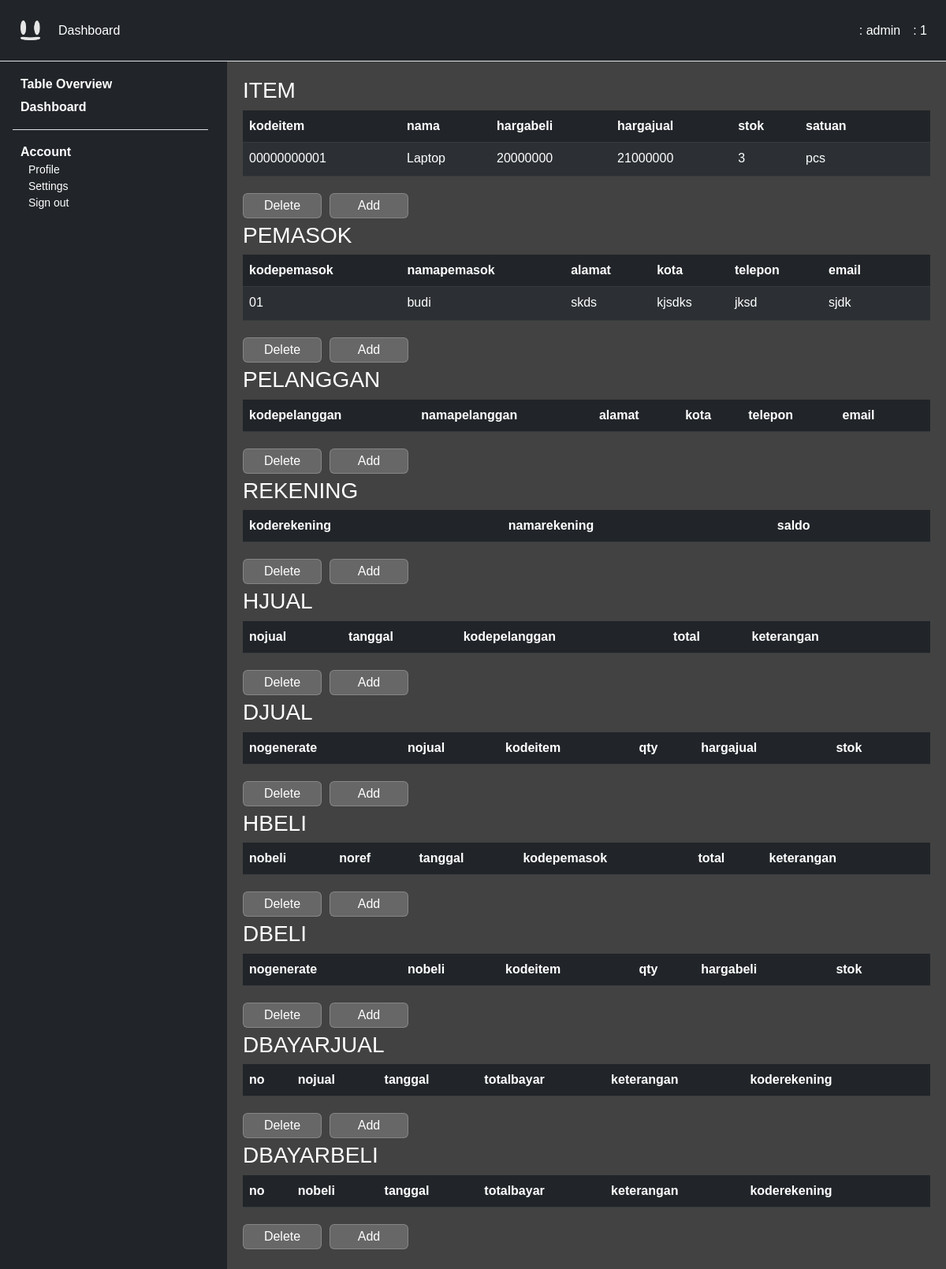
Before: /dashboard/?tview=all (signed in) with the older database file.
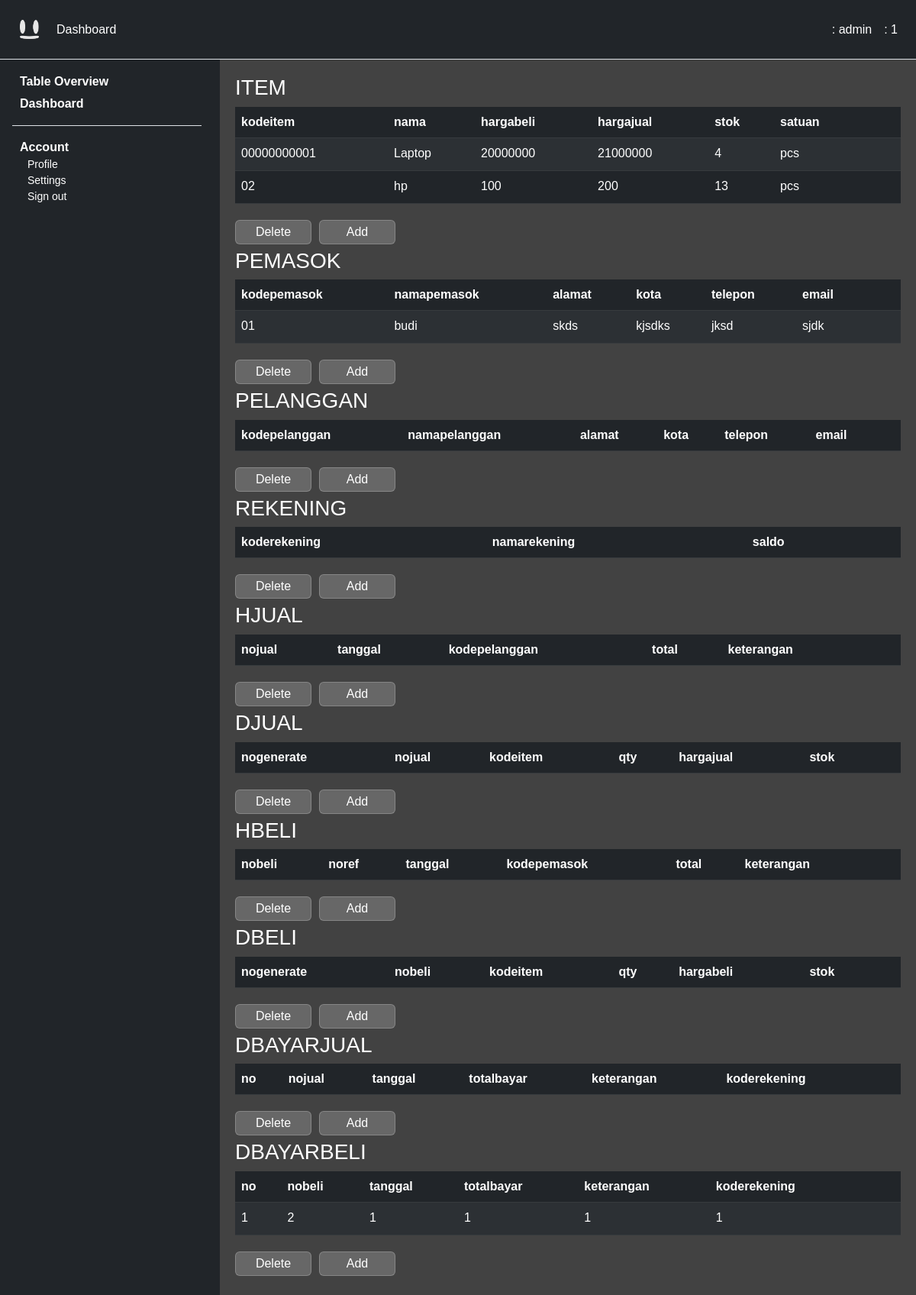
After: the same page with the newer database file.
### tables this page shows
CREATE TABLE item (
    kodeitem VARCHAR(5) PRIMARY KEY,
    nama VARCHAR(255),
    hargabeli DOUBLE,
    hargajual DOUBLE,
    stok DOUBLE,
    satuan VARCHAR(10)
);

CREATE TABLE pemasok (
    kodepemasok VARCHAR(5) PRIMARY KEY,
    namapemasok VARCHAR(50),
    alamat VARCHAR(255),
    kota VARCHAR(25),
    telepon VARCHAR(15),
    email VARCHAR(255)
);

CREATE TABLE dbayarbeli (
    no INTEGER PRIMARY KEY AUTOINCREMENT,
    nobeli VARCHAR(10),
    tanggal DATETIME,
    totalbayar DOUBLE,
    keterangan VARCHAR(255),
    koderekening VARCHAR(5),
    FOREIGN KEY (nobeli) REFERENCES hbeli(nobeli),
    FOREIGN KEY (koderekening) REFERENCES rekening(koderekening)
);

### php-component/table.php (the view, shortened to what this page needs)
<?php
function connect_db() {
    $db = new SQLite3('../db/database.db');
    return $db;
}
function add_data(&$table_name, &$template, &$template_t) {
    $table_name = array("item", "pemasok", "pelanggan", "rekening", "hjual", "djual", "hbeli", "dbeli", "dbayarjual", "dbayarbeli");
    $template = array(
        array("kodeitem", "nama", "hargabeli", "hargajual", "stok", "satuan"),
        array("kodepemasok", "namapemasok", "alamat", "kota", "telepon", "email"),
        array("kodepelanggan", "namapelanggan", "alamat", "kota", "telepon", "email"),
        array("koderekening", "namarekening", "saldo"),
        array("nojual", "tanggal", "kodepelanggan", "total", "keterangan"),
        array("nogenerate", "nojual", "kodeitem", "qty", "hargajual", "stok"),
        array("nobeli", "noref", "tanggal", "kodepemasok", "total", "keterangan"),
        array("nogenerate", "nobeli", "kodeitem", "qty", "hargabeli", "stok"),
        array("no", "nojual", "tanggal", "totalbayar", "keterangan", "koderekening"),
        array("no", "nobeli", "tanggal", "totalbayar", "keterangan", "koderekening"),
    );
}
function makeTable($dest) {
    $db = connect_db();
    $table_name = array();
    $template = array();
    $template_t = array();
    add_data($table_name, $template, $template_t);
    for ($i=0; $i < count($table_name); $i++) {
        $name_upper = strtoupper($table_name[$i]);
        $name = $table_name[$i];
        echo "<div class='table-responsive'>";
        echo "<h3>$name_upper</h3>";
        echo "<table class='table table-dark table-striped'>";
        echo "<thead>";
        echo "<tr>";
        for ($j=0; $j < count($template[$i]); $j++) {
            echo "<th>" . $template[$i][$j] . "</th>";
        }
        echo "<td></td>";
        echo "</tr>";
        echo "</thead>";
        echo "<tbody>";
        $results = $db->query("select * from $name;");
        while ($row= $results->fetchArray()) {
            $current_id = $row[$template[$i][0]];
            echo "<tr>";
            for ($j=0; $j < count($template[$i]); $j++) {
                echo "<td>" . $row[$template[$i][$j]] . "</td>";
            }
            echo "<td>";
            echo "<form method='post' action=$dest>";
            echo "<button name='edit-$name' type='submit' class='btn text-white' value='$current_id'>&nbsp<i class='nf nf-fa-edit'></i>&nbsp</button>";
            echo "</form>";
            echo "</td>";
            echo "</tr>";
        }
        echo "</tbody>";
        echo "</table>";
        echo "</div>";
        echo "<form action='$dest' method='post' class='inline-button'>";
        echo "<input class='table-button' type='submit' name='del-$name' value='Delete'>";
        echo "<input class='table-button' type='submit' name='add-$name' value='Add'>";
        echo "</form>";
    }
}
?>

### dashboard/index.php (shortened to what this page needs)
<!doctype html>
<html lang="en">
    <head>
        <link rel="stylesheet" href="/css/style.css" />
        <link
        href="https://cdn.jsdelivr.net/npm/bootstrap@5.2.3/dist/css/bootstrap.min.css"
        rel="stylesheet"
    />
    </head>
    <body class="dark-bg-custom">
        <div id="header">
            <?php
            include '../php-component/header.php';
            ?>
        </div>
        <div id="sidebar">
            <?php
            include '../php-component/sidebar.php';
            ?>
        </div>
        <div class="content">
            <div id="content-real">
                <?php
                include '../php-component/table.php';
                if (isset($_GET["tview"])) {
                    if ($_GET["tview"] == "all") {
                        $dest = "/dashboard/?tview=all";
                        if ($_SESSION["user type"] == 1) {
                            echo "<div class='table-start' id='table-pos'>";
                            makeTable($dest);
                            echo "</div>";
                        } else {echo "<h1>Illegal access.</h1>";}
                    } else {
                        if (isset($_SESSION["displayed"])) {
                            unset($_SESSION["displayed"]);
                        }
                    }
                } else {
                    if (isset($_SESSION["displayed"])) {
                        unset($_SESSION["displayed"]);
                    }
                }
                ?>
            </div>
        </div>
    </body>
</html>

### php-component/header.php
<header class="p-3 text bg-dark border-bottom">
    <div
        class="d-flex flex-wrap align-items-center justify-content-center justify-content-lg-start"
    >
        <a
            href="/index.php"
            class="d-flex align-items-center mb-2 mb-lg-0 text-white text-decoration-none"
        >
            <img src="/assets/logo.png" class="logo">
        </a>
        <ul
            class="nav col-12 col-lg-auto me-lg-auto mb-2 justify-content-center mb-md-0"
        >
            <li class="px-2 text-white nav-link">Dashboard</li>
        </ul>
        <div class="text-end">
            <ul
                class="nav col-12 col-lg-auto me-lg-auto mb-2 mb-md-0"
            >
                <?php
                $type = $_SESSION["user type"];
                $name = $_SESSION["user name"];
                echo "<li class='px-2 text-white'><i class='nf nf-fa-user'></i> : " . $name . "</li>";
                echo "<li class='px-2 text-white'><i class='nf nf-cod-type_hierarchy'></i> : " . $type . "</li>";
                ?>
            </ul>
        </div>
    </div>
</header>

### php-component/sidebar.php (shortened to what this page needs)
<div class="left-bar secondary-color dark-bg-custom">
    <div class="flex-shrink-0 p-3 dark-bg-custom" style="width: 280px">
        <ul class="list-unstyled ps-0">
            <li class="mb-1 text-white">
                <button
                    class="btn btn-toggle d-inline-flex align-items-center rounded border-0 collapsed text-white fw-bold"
                    data-bs-toggle="collapse"
                    data-bs-target="#home-collapse"
                    aria-expanded="false"
                >
                    <i class='nf nf-cod-table' style='margin-right:10px;'></i>Table Overview
                </button>
            </li>
            <li class="mb-1">
                <button
                    class="btn btn-toggle d-inline-flex align-items-center rounded border-0 collapsed text-white fw-bold"
                    data-bs-toggle="collapse"
                    data-bs-target="#dashboard-collapse"
                    aria-expanded="false"
                >
                    <i class='nf nf-cod-dashboard' style='margin-right:10px;'></i>Dashboard
                </button>
            </li>
            <li class="border-top my-3"></li>
            <li class="mb-1">
                <button
                    class="btn btn-toggle d-inline-flex align-items-center rounded border-0 text-white fw-bold"
                    data-bs-toggle="collapse"
                    data-bs-target="#account-collapse"
                    aria-expanded="true"
                >
                    <i class='nf nf-md-account' style='margin-right:10px;'></i>Account
                </button>
                <div class="collapse show" id="account-collapse" style="">
                    <ul class="btn-toggle-nav list-unstyled fw-normal pb-1 small">
                        <li>
                            <a
                                href="#"
                                class="text-white d-inline-flex text-decoration-none rounded"
                            >Profile</a
                            >
                        </li>
                        <li>
                            <a
                                href="#"
                                class="text-white d-inline-flex text-decoration-none rounded"
                            >Settings</a
                            >
                        </li>
                        <li>
                            <a
                                href="/php-component/logout.php"
                                class="text-white d-inline-flex text-decoration-none rounded"
                            >Sign out</a
                            >
                        </li>
                    </ul>
                </div>
            </li>
        </ul>
    </div>
</div>

### css/style.css (style rules this page uses)
* { margin: 0px; padding: 0px; font-family: Arial, Helvetica, sans-serif; }
.dark-bg-custom { background: rgb(33, 37, 41); }
.left-bar { left: 0; position: absolute; min-width: 18rem; height: 100vh; background: rgb(33, 37, 41); color: white; }
.content { margin-left: 18rem; padding: 20px; background: #424242; color: white; min-height: 100vh; }
.logo { width: 25px !important; height: 25px !important; margin: 10px; margin-right: 15px; }
#home-collapse, #dashboard-collapse, #orders-collapse, #account-collapse { margin-left: 20px; }
body { background: #424242; color: white; }
.table-button { min-width: 100px; background: rgba(255, 255, 255, 0.2); padding: 3px; margin: 5px; margin-right: 10px; margin-left: 0px; border-radius: 6px; border: none; color: white; border: 1px solid rgba(255, 255, 255, 0.2); transition: background, border ease-in-out 0.3s; }
.btn { border: none; background: none; padding: 0 !important; cursor: pointer; }

Changed rows visible on the page:
added item: kodeitem "02", nama "hp", hargabeli "100", hargajual "200", stok "13", satuan "pcs"
added dbayarbeli: no "1", nobeli "2", tanggal "1", totalbayar "1", keterangan "1", koderekening "1"
Other visible differences:
list line gone: "3"
new list line: "4"
